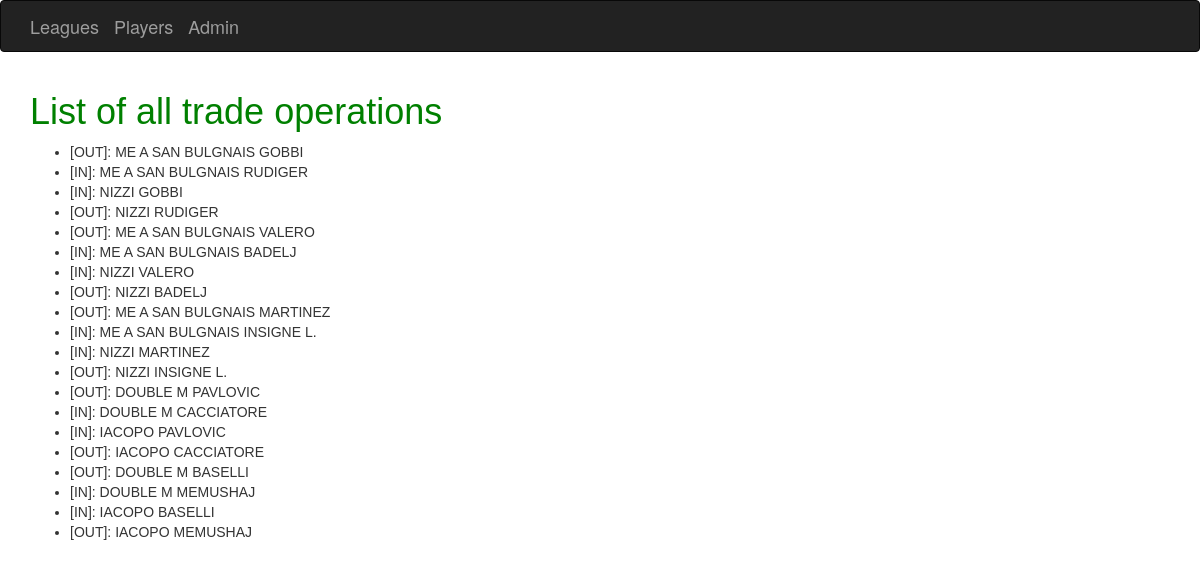
The page /fantalega/trades/ on the database its author committed.
### fantalega/models.py (models this page shows, shortened)
class Trade(models.Model):
    player = models.ForeignKey(Player)
    team = models.ForeignKey(Team)
    direction = models.CharField(max_length=3)  # IN or OUT value

class Team(models.Model):
    name = models.CharField(max_length=32)
    budget = models.IntegerField()
    max_trades = models.IntegerField()
    leagues = models.ManyToManyField(League, through='LeaguesTeams')

class Player(models.Model):
    code = models.IntegerField()
    name = models.CharField(max_length=32)
    real_team = models.CharField(max_length=3)
    cost = models.IntegerField()
    auction_value = models.IntegerField()
    role = models.CharField(max_length=16)
    team = models.ForeignKey(Team, null=True)

### fantalega/views.py (the view)
def trades(request):
    trades = Trade.objects.all()
    context = {'trades': trades,}
    return render(request, 'fantalega/trades.html', context)

### fantalega/templates/fantalega/trades.html
{% extends 'fantalega/base.html' %}
{% block content %}
    <font face="Arial">
        <h1><font color="green">List of all trade operations</font></h1>
    {% if trades %}
    <ul>
      {% for trade in trades %}
      <li>[{{ trade.direction }}]: {{ trade.team.name }} {{ trade.player.name }}</li>
      {% endfor %}
    </ul>
    {% else %}
      <p>No trade found.</p>
    {% endif %}</font>
{% endblock %}

### rows shown on the page
Trade: direction "OUT", team.name "ME A SAN BULGNAIS", player.name "GOBBI"
Trade: direction "IN", team.name "ME A SAN BULGNAIS", player.name "RUDIGER"
Trade: direction "IN", team.name "NIZZI", player.name "GOBBI"
Trade: direction "OUT", team.name "NIZZI", player.name "RUDIGER"
Trade: direction "OUT", team.name "ME A SAN BULGNAIS", player.name "VALERO"
Trade: direction "IN", team.name "ME A SAN BULGNAIS", player.name "BADELJ"
Trade: direction "IN", team.name "NIZZI", player.name "VALERO"
Trade: direction "OUT", team.name "NIZZI", player.name "BADELJ"
Trade: direction "OUT", team.name "ME A SAN BULGNAIS", player.name "MARTINEZ"
Trade: direction "IN", team.name "ME A SAN BULGNAIS", player.name "INSIGNE L."
Trade: direction "IN", team.name "NIZZI", player.name "MARTINEZ"
Trade: direction "OUT", team.name "NIZZI", player.name "INSIGNE L."
Trade: direction "OUT", team.name "DOUBLE M", player.name "PAVLOVIC"
Trade: direction "IN", team.name "DOUBLE M", player.name "CACCIATORE"
Trade: direction "IN", team.name "IACOPO", player.name "PAVLOVIC"
Trade: direction "OUT", team.name "IACOPO", player.name "CACCIATORE"
Trade: direction "OUT", team.name "DOUBLE M", player.name "BASELLI"
Trade: direction "IN", team.name "DOUBLE M", player.name "MEMUSHAJ"
Trade: direction "IN", team.name "IACOPO", player.name "BASELLI"
Trade: direction "OUT", team.name "IACOPO", player.name "MEMUSHAJ"
